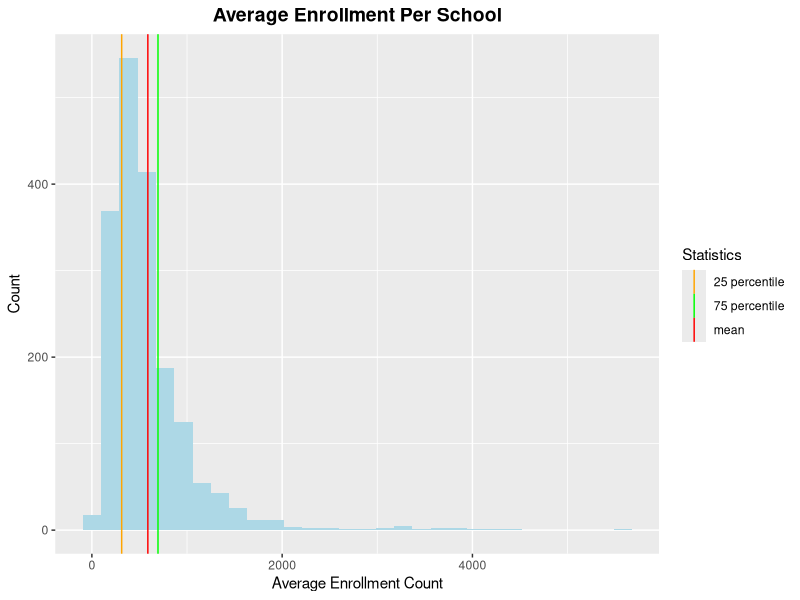
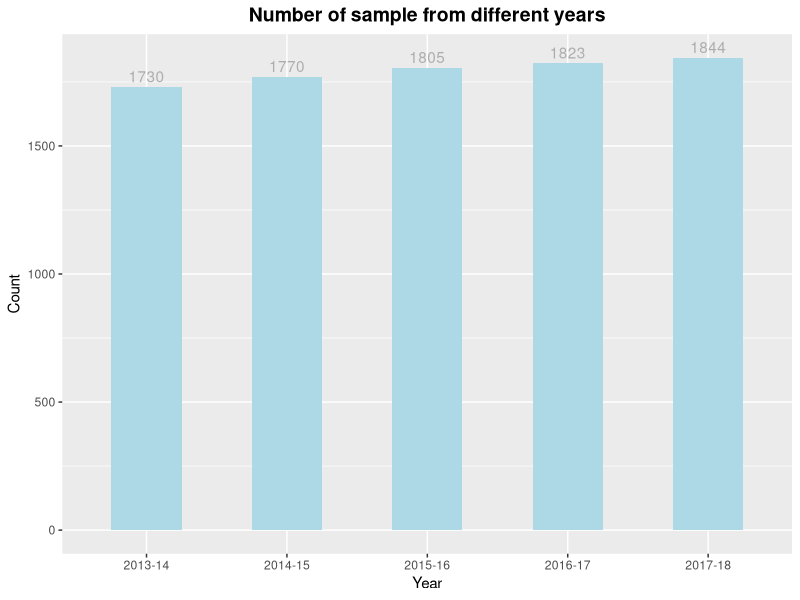
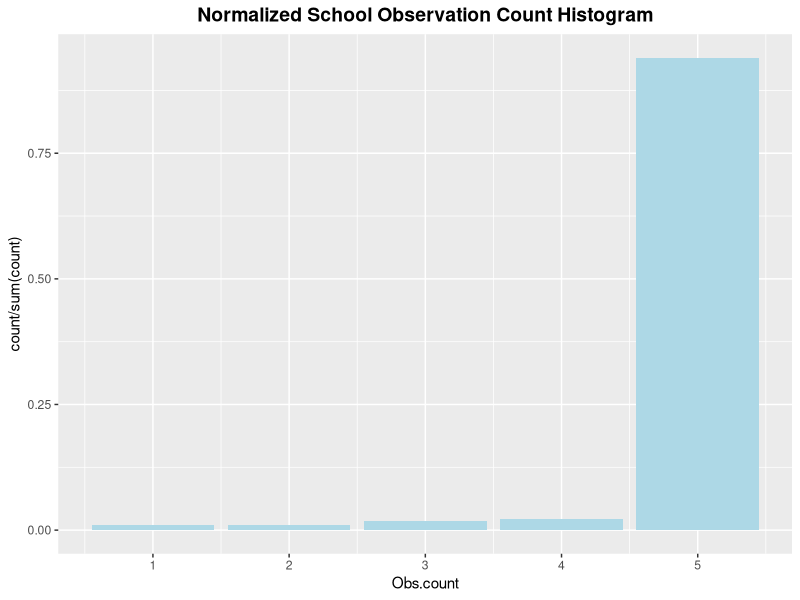

Write R code to recreate these figures, in order.
## ---- chunk 1
library(knitr)
library(ggplot2)
library(tidyr)
library(tidyverse)
library(dplyr)
## ---- chunk 2
school = read.csv("School.csv")
school_cleaned <- school %>%
  select(-c(DBN, X..Students.with.Disabilities, 
            X..Students.with.Disabilities.1, 
            X..English.Language.Learners,
            X..English.Language.Learners.1,
            Economic.Need.Index))
colnames(school_cleaned)[c(4, 18:33)] <- c("Grade.PK", "Female.count", "Female.percentage",
                                           "Male.count", "Male.percentage", "Asian.count",
                                           "Asian.percentage", "Black.count", "Black.percentage",
                                           "Hispanic.count", "Hispanic.percentage", "Other.count",
                                           "Other.percentage", "White.count", "White.percentage",
                                           "Poverty.count", "Poverty.percentage")
#sample data description
kable(summary(school_cleaned[, c("Total.Enrollment", "Grade.K", 
                                 "Grade.12", "Male.count", "Asian.percentage",
                                 "Poverty.count")]))
## ---- chunk 3
school_enroll <- school %>%
  group_by(School.Name) %>%
  summarise(Avg.Enroll = mean(Total.Enrollment))
p <- school_enroll %>%
  ggplot(mapping = aes(x = Avg.Enroll)) +
  geom_histogram(fill = "lightblue") +
  ggtitle("Average Enrollment Per School") +
  xlab("Average Enrollment Count") + ylab("Count")
p + 
    scale_color_manual(name = "Statistics", values = c(mean = "red", 
                                                     `25 percentile` = "orange",
                                                     `75 percentile` = "green")) +
  geom_vline(aes(xintercept = mean(school_enroll$Avg.Enroll), color = "mean")) +
  geom_vline(aes(xintercept = quantile(school_enroll$Avg.Enroll)[2], color = "25 percentile")) +
  geom_vline(aes(xintercept = quantile(school_enroll$Avg.Enroll)[4], color = "75 percentile")) +
  theme(plot.title = element_text(hjust = 0.5, face  = "bold", size = 14))
## ---- chunk 4
p <- ggplot(data= school, aes(x = Year)) +
  geom_bar(fill = "lightblue",width =0.5) +
  ggtitle("Number of sample from different years")+
  ylab("Count") +
  geom_text(stat='count',aes(label=..count..), position = position_dodge(width = 0.9), 
            vjust = -0.4, color = "grey68") +
  theme(plot.title = element_text(hjust = 0.5, face  = "bold", size = 14))
p
## ---- chunk 5
school %>%
  group_by(School.Name) %>%
  summarise(Obs.count = n()) %>%
  filter(Obs.count <= 5) %>%
  ggplot(mapping = aes(x = Obs.count)) +
  geom_bar(aes(y = stat(count/sum(count))), fill = "lightblue") +
  ggtitle("Normalized School Observation Count Histogram") +
  theme(plot.title = element_text(hjust = 0.5, face = "bold", size = 14))
